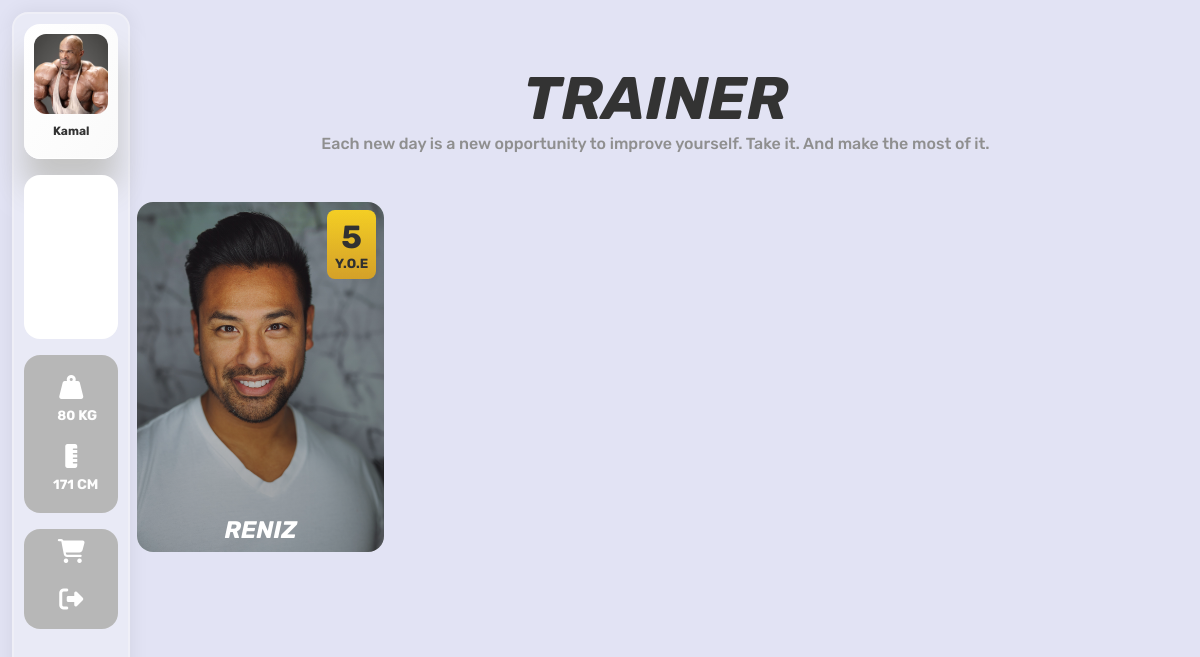
Screenshot of /Trainers.php (signed in) with the database file from the repository.
### tables this page shows
CREATE TABLE `usertable` (
  `id` int(11) NOT NULL,
  `firstName` varchar(50) DEFAULT NULL,
  `lastName` varchar(50) DEFAULT NULL,
  `gender` varchar(10) DEFAULT NULL,
  `email` varchar(30) NOT NULL,
  `password` varchar(500) NOT NULL,
  `profile_pic` varchar(300) DEFAULT 'images/uploads/logo.jpg',
  `phone` bigint(12) DEFAULT 0,
  `role` varchar(10) NOT NULL DEFAULT 'user'
);

CREATE TABLE `userwh` (
  `id` int(11) NOT NULL,
  `user_id` int(11) NOT NULL,
  `user_weight` int(11) NOT NULL DEFAULT 0,
  `user_height` int(11) NOT NULL DEFAULT 0
);

CREATE TABLE `trainer` (
  `id` int(11) NOT NULL,
  `trainerName` varchar(50) NOT NULL,
  `trainerAbout` varchar(200) NOT NULL,
  `trainerImage` varchar(200) NOT NULL,
  `trainerEOX` int(11) NOT NULL,
  `user_id` int(11) NOT NULL
);

### Trainers.php (the view)
<?php
    include('commonPartTop.php');
?>
<div class="trainerMainBox">
    <h1 class="trainerTitle">TRAINER</h1>
    <h4 class="trainerSubTitle">Each new day is a new opportunity to improve yourself.
        Take it. And make the most of it.</h4>
    <div class="trainerSubBox">
        <?php
        require('includes/db.inc.php');
        $sql = "SELECT * FROM trainer";
        $result = mysqli_query($conn, $sql);
        while($row = mysqli_fetch_assoc($result)) {
            echo '
            <div class="trainerBox">
                <img src="'.$row['trainerImage'].'" alt="Trainer Name" class="trainerImg">
                <div class="trainerImageCover"></div>
                <h2 class="trainerName">'.$row['trainerName'].'</h2>
                <h5 class="trainerAbout">'.$row['trainerAbout'].'</h5>
                <div class="experienceBox">
                    <h1>'.$row['trainerEOX'].'</h1>
                    <h5>Y.O.E</h5>
                </div>
            </div>
            ';
        }
        ?>
    </div>
</div>
<?php
    include('commonPartBottom.php');
?>

### commonPartTop.php (shortened to what this page needs)
<?php
    include('./includes/db.inc.php');
?>
<!DOCTYPE html>
<html lang="en">
<head>
    <link rel="stylesheet" href="css/style.css">
</head>
<body>
    <div class="mainBox">
        <?php
            if(isset($_SESSION['user_id'])) {
                echo '<div class="mainLeftSideMenuBox">
                <div class="mainMenuBox">
                    <div class="userImageAndNameBox">
                    <div class="logoBox" id="userImageLabel">
                        <input type="file" id="user-image-upload">
                        <label title="Change DP" for="user-image-upload"><i class="fas fa-camera camera-icon"></i></label>
                    </div>
                    <h2 class="user-name">';
                    $uid = $_SESSION['user_id'];
                    $sql = "SELECT * FROM  usertable WHERE id='$uid';";
                    $row = mysqli_fetch_assoc(mysqli_query($conn, $sql));
                    echo $row['firstName'].'</h2>
                    <input type="hidden" id="userDP" value="'. $row['profile_pic'] .'">
                    </div>';
                    $WHSql = "SELECT * FROM userWH WHERE user_id='$uid'";
                    $WHRow = mysqli_fetch_assoc(mysqli_query($conn, $WHSql));
                    echo '
                    <div class="trainer-main-box">
                    <video src="images/campfire.mp4" muted autoplay loop class="menuVideo"></video>
                    <a href="Trainers.php" title="Trainers"><i class="fas fa-walking userWeightIcon"></i></a>
                    <a href="products.php" title="Products"><i class="fas fa-shopping-bag userWeightIcon"></i></a>
                    <a href="notes.php" title="Notes"><i class="fas fa-clipboard userWeightIcon"></i></a>
                    </div>
                    <div class="weightAndHeightBox">
                    <video src="images/campfire.mp4" muted autoplay loop class="menuVideo2"></video>
                    <div class="video-cover"></div>
                        <div class="subWHBox">
                            <i class="fas fa-weight-hanging userWeightIcon"></i>
                            <span><input type="text" value="'.$WHRow['user_weight'].'" name="weight" id="userWeight" class="whInputs" onchange="changeWeight()">
                                <h4>KG</h4>
                            </span>
                        </div>
                        <div class="subWHBox">
                            <i class="fas fa-ruler-vertical userWeightIcon"></i>
                            <span><input type="text" value="'.$WHRow['user_height'].'" name="height" id="userHeight" class="whInputs" onchange="changeHeight()">
                                <h4>CM</h4>
                            </span>
                        </div>
                    </div>
                    <div class="logoutSettingsBox">
                    <video src="images/campfire.mp4" muted autoplay loop class="menuVideo3"></video>
                    <div class="video-cover"></div>
                        <a href="cart.php"><i class="fas fa-shopping-cart userWeightIcon"></i></a>
                        <a href="includes/logout.inc.php"><i class="fas fa-sign-out-alt userWeightIcon"></i></a>
                    </div>
                </div>
            </div>';
            }
        ?>

### css/style.css (style rules this page uses)
* { margin: 0; padding: 0; text-decoration: none; outline: none; font-family: 'Rubik', sans-serif; }
body { width: 100%; height: 100vh; background: #E2E3F4; }
.mainBox { position: relative; width: 100%; height: 100vh; display: flex; }
.mainLeftSideMenuBox { position: relative; width: 10%; height: 100%; box-sizing: border-box; padding: 12px; }
.mainMenuBox { position: fixed; height: 100%; padding: 10px; box-sizing: border-box; border-radius: 16px; background: #e9eaf6; border: 2px solid rgba(248, 246, 246, 0.383); box-shadow: 0 0 20px rgba(0, 0, 0, 0.075); display: flex; flex-direction: column; row-gap: 16px; }
.logoBox { position: relative; height: 80px; background: white; border-radius: 12px; background: url('../images/logo.jpg'); background-position: center; background-size: cover; display: flex; justify-content: center; align-items: center; }
.user-name { position: relative; width: 100%; text-align: center; padding: 10px; box-sizing: border-box; color: #333; font-size: 1vw; overflow: hidden; text-overflow: ellipsis; white-space: nowrap; }
.weightAndHeightBox { position: relative; width: 100%; overflow: hidden; padding: 10px; box-sizing: border-box; background: #fff; border-radius: 16px; }
.weightAndHeightBox span { font-size: 14px; display: flex; color: rgb(253, 253, 253); }
.subWHBox { position: relative; width: 100%; padding: 10px; box-sizing: border-box; display: flex; flex-direction: column; justify-content: center; align-items: center; }
.userWeightIcon { position: relative; font-size: 24px; color: rgb(255, 255, 255); margin-bottom: 8px; z-index: 3; }
.whInputs { width: 30px; border: none; background: transparent; text-align: right; font-weight: bold; padding-right: 3px; color: rgb(255, 255, 255); }
.userImageAndNameBox { position: relative; padding: 10px; background: linear-gradient(120deg,rgb(255, 255, 255),rgb(250, 250, 250)); box-shadow: 0 30px 30px rgb(197, 197, 197); border-bottom: 1px solid white; border-radius: 16px; }
.logoutSettingsBox { position: relative; padding: 10px; background: white; border-radius: 16px; display: flex; flex-direction: column; gap: 16px; overflow: hidden; justify-content: center; align-items: center; }
.menuVideo { position: absolute; width: 650px; transform: translateX(5%); top: 0px; }
.menuVideo2 { position: absolute; width: 650px; transform: translateX(5%); top: -140px; left: -300px; }
.menuVideo3 { position: absolute; width: 650px; transform: translateX(5%); top: -300px; left: -300px; }
.video-cover { position: absolute; top: 0; left: 0; background: rgba(0, 0, 0, 0.281); width: 100%; height: 100%; }
.trainer-main-box { position: relative; padding: 10px; background: white; border-radius: 16px; display: flex; flex-direction: column; justify-content: center; align-items: center; gap: 24px; overflow: hidden; }
.trainerMainBox { position: relative; width: 100%; padding: 10px; height: 100%; box-sizing: border-box; }
.trainerTitle { position: relative; width: 100%; text-align: center; font-size: 60px; color: #333; font-style: italic; margin-top: 5%; }
.trainerSubTitle { color: rgb(143, 143, 143); position: relative; width: 100%; text-align: center; font-weight: 500; }
.trainerSubBox { position: relative; width: 100%; padding: 16px; box-sizing: border-box; margin-top: 3%; display: grid; grid-template-columns: repeat(4,1fr); gap: 16px; }
.trainerBox { position: relative; background: green; width: 100%; height: 350px; background: #fff; box-sizing: border-box; border-radius: 16px; overflow: hidden; }
.trainerImg { position: absolute; max-width: 100%; box-sizing: border-box; }
.trainerImageCover { position: absolute; top: 0; left: 0; width: 100%; height: 100%; background: linear-gradient(to top,rgba(0,0,0,0.3) 20%,transparent); z-index: 2; transition: 0.3s ease; }
.trainerName { position: absolute; bottom: 0; width: 100%; text-align: center; text-transform: uppercase; font-style: italic; color: #fff; padding: 8px; box-sizing: border-box; z-index: 3; transition: 0.3s ease; }
.experienceBox { position: absolute; right: 8px; top: 8px; padding: 8px; border-radius: 8px; background: linear-gradient(rgb(246, 208, 36),rgb(231, 175, 44)); display: flex; flex-direction: column; justify-content: center; align-items: center; color: #333; }

### rows the page displays
usertable: firstName "Kamal"
userwh: weight "80", height "171"
trainer: trainerImage (picture), trainerName "RENIZ", trainerEOX "5"
